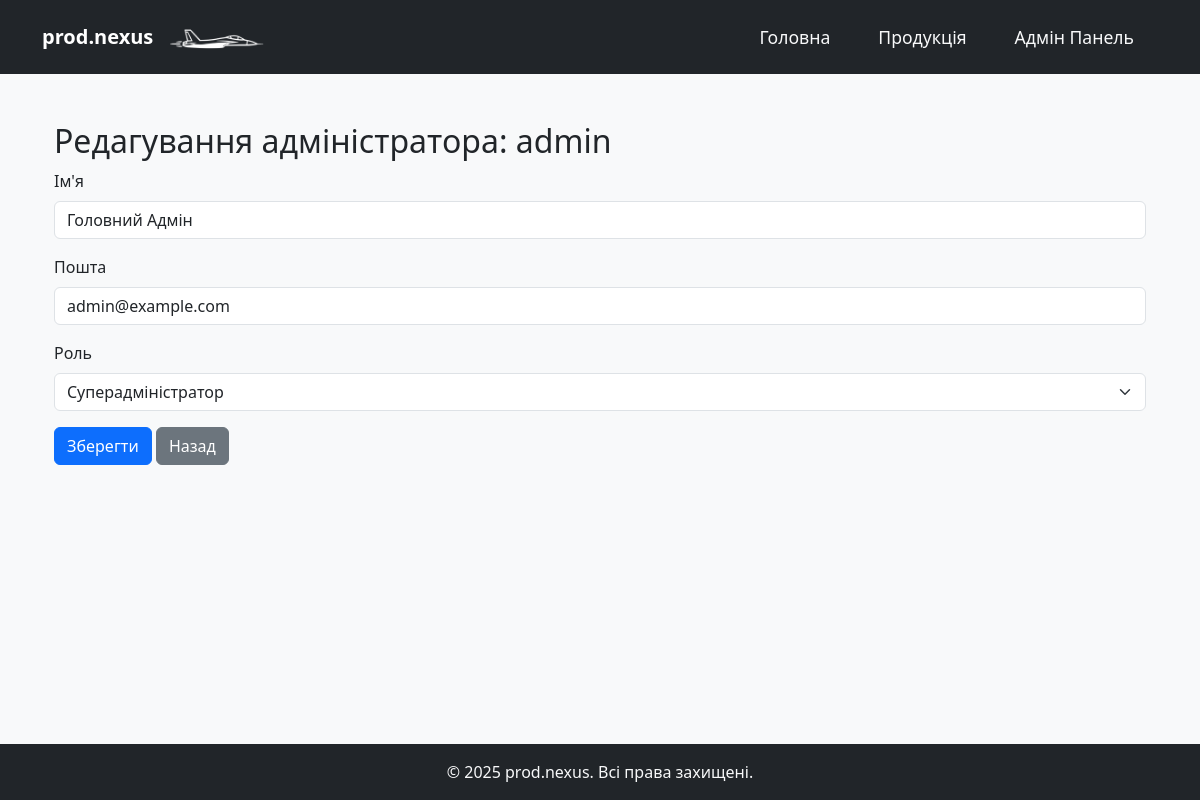
The app's page /admin/edit_admin/1 (signed in) with its own data.
### app/domain/users.py (models this page shows, shortened)
class User(UserMixin, db.Model):
    __tablename__ = 'user'
    id = db.Column(db.Integer, primary_key=True)
    username = db.Column(db.String(80), unique=True, nullable=False)
    password_hash = db.Column(db.String(128), nullable=False)
    name = db.Column(db.String(100))
    email = db.Column(db.String(120), unique=True, nullable=False)
    role = db.Column(db.String(20), nullable=False, default='admin')
    @property
    def is_superadmin(self):
        return self.role == 'superadmin'

### app/admin/routes.py (the view, shortened to what this page needs)
@admin.route("/edit_admin/<int:admin_id>", methods=['GET', 'POST'])
@login_required
@superuser_required
def edit_admin(admin_id):
    admin_to_edit = User.query.get_or_404(admin_id)
    form = EditAdminForm(obj=admin_to_edit)
    return render_template("edit_admin.html", form=form, admin=admin_to_edit)

### app/forms.py
class EditAdminForm(FlaskForm):
    name = StringField('Ім\'я', validators=[DataRequired(), Length(min=2, max=100)])
    email = StringField('Пошта', validators=[DataRequired(), Email()])
    role = SelectField('Роль', choices=[('admin', 'Адміністратор'), ('superadmin', 'Суперадміністратор')])
    submit = SubmitField('Зберегти')

### app/domain/users.py (called while the page is built)
@login_manager.user_loader
def load_user(user_id):
    return User.query.get(int(user_id))

### app/utils.py (called while the page is built)
def superuser_required(f):
    @wraps(f)
    def decorated_function(*args, **kwargs):
        if not current_user.is_superadmin:
            flash("У вас недостатньо прав.", "danger")
            return redirect(url_for('admin.admin_dashboard'))
        return f(*args, **kwargs)
    return decorated_function

### app/templates/edit_admin.html (shortened to what this page needs)
{% extends "base.html" %}
{% block content %}
<div class="container mt-4">
  <h2>Редагування адміністратора: {{ admin.username }}</h2>
  <form method="POST">
    <div class="mb-3">
      {{ form.name.label(class="form-label") }}
      {{ form.name(class="form-control") }}
    </div>
    <div class="mb-3">
      {{ form.email.label(class="form-label") }}
      {{ form.email(class="form-control") }}
    </div>
    <div class="mb-3">
      {{ form.role.label(class="form-label") }}
      {{ form.role(class="form-select") }}
    </div>
    {{ form.submit(class="btn btn-primary") }}
    <a href="{{ url_for('admin.admin_list') }}" class="btn btn-secondary">Назад</a>
  </form>
</div>
{% endblock %}

### app/static/css/style.css (style rules this page uses)
body { background-color: #f8f9fa; margin: 0; }

### records on screen
User: username "admin", name "Головний Адмін", email "admin@example.com", role "Суперадміністратор"
